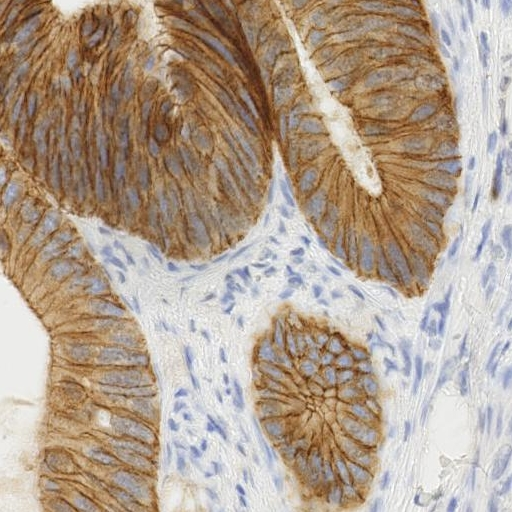
#> input picture archive/visuals/real_euro_brca_tile.png, 512 x 512 px, found by its file name
$ python transform_to_cold.py
#> lines starting #> are read from the running program, lines starting #| are printed output that depends on the picture; after the words box and inside, x2 and y2 are one past the last pixel; in counts of white or black regions, pixels touching at a corner belong together
import numpy as np
from PIL import Image

def relocate_to_cold(image_path, output_path="real_excluded_lung.png"):
#> called with image_path = 'real_euro_brca_tile.png', output_path = 'real_excluded_lung.png'
    img = Image.open(image_path).convert('RGB')
#> img is the input picture: PIL image 512x512 RGB; mean R, G, B 177.3, 159.8, 144
    data = np.array(img)
    new_data = data.copy()

    # 1. Segment T-cells (Blue)
    t_mask = (data[:,:,2] > 140) & (data[:,:,0] < 120)
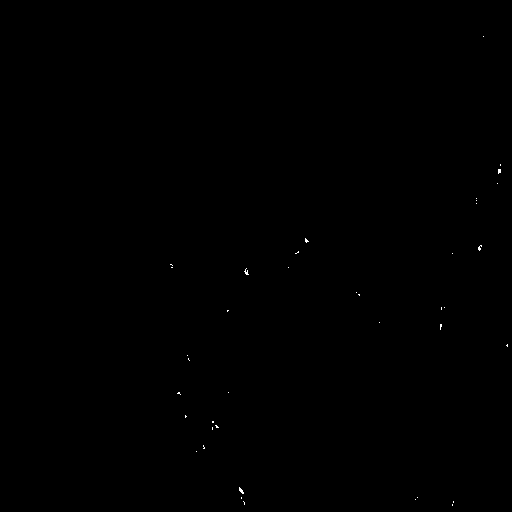
#> t_mask: shape (512, 512) bool; 0.06% white in thin lines or dots, all inside (x1, y1, x2, y2) = (170, 36, 508, 506)
    t_coords = np.argwhere(t_mask)
#> t_coords = 162 pairs, first value 36 to 505, second value 170 to 507

    # 2. Wipe the original image of all T-cells (make it a 'desert')
    new_data[t_mask] = [245, 245, 245]
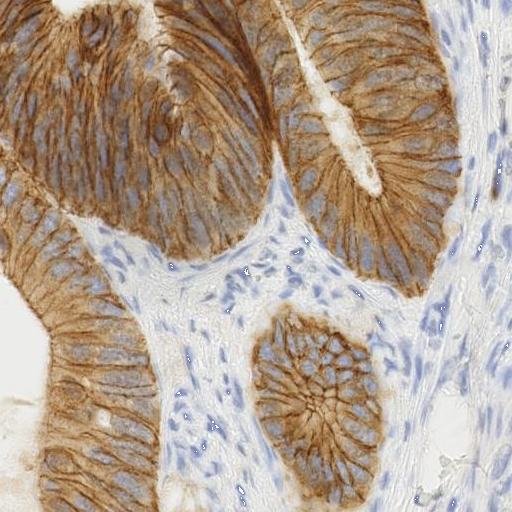
#> new_data: shape (512, 512, 3); 0.06% of pixels changed, all inside (x1, y1, x2, y2) = (170, 36, 508, 506)

    # 3. Re-plant T-cells strictly in the far corners (0-20px range)
    # This guarantees they are far from the central tumor nodule
    count = 0
    for coord in t_coords:
        # Scatter them in the top-left or bottom-right corners only
        if count % 2 == 0:
            nr, nc = np.random.randint(0, 20), np.random.randint(0, 20)
        else:
            nr, nc = np.random.randint(280, 299), np.random.randint(280, 299)

        new_data[nr, nc] = [0, 0, 255]
        count += 1
#> this loop made 162 passes
#> (coord, nr, nc) on passes 1 to 12: ([36, 483], 12, 15), ([164, 500], 280, 283), ([165, 500], 3, 7), ([169, 498], 289, 298), ([169, 499], 4, 6), ([169, 500], 292, 281), ([170, 498], 6, 7), ([170, 499], 294, 297), ([170, 500], 5, 13), ([171, 498], 288, 289), ([171, 499], 19, 16), ([171, 500], 285, 295)
#> (nr, nc) on passes 61 to 66: (11, 2), (296, 280), (0, 6), (294, 290), (19, 8), (293, 282)
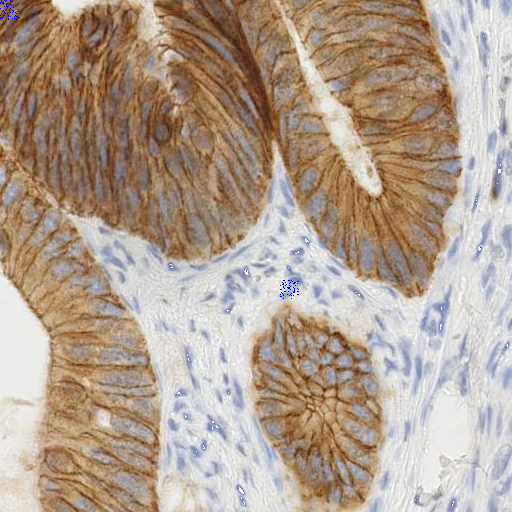
#> new_data: shape (512, 512, 3); 0.05% of pixels changed, all inside (x1, y1, x2, y2) = (0, 0, 299, 299)
#> after the loop, count = 162

    final_img = Image.fromarray(new_data)
    final_img.save(output_path)
    print(f"SUCCESS: Created {output_path} with corner-locked T-cells.")

if __name__ == "__main__":
    relocate_to_cold("real_euro_brca_tile.png")
